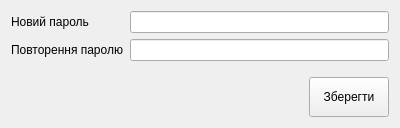
<?xml version="1.0" encoding="UTF-8"?>
<ui version="4.0">
 <class>ChangePasswordForm</class>
 <widget class="QWidget" name="ChangePasswordForm">
  <property name="geometry">
   <rect>
    <x>0</x>
    <y>0</y>
    <width>400</width>
    <height>128</height>
   </rect>
  </property>
  <property name="windowTitle">
   <string>Зміна паролю</string>
  </property>
  <layout class="QVBoxLayout" name="verticalLayout">
   <item>
    <layout class="QFormLayout" name="formLayout">
     <item row="0" column="0">
      <widget class="QLabel" name="label">
       <property name="text">
        <string>Новий пароль</string>
       </property>
      </widget>
     </item>
     <item row="0" column="1">
      <widget class="QLineEdit" name="lineNewPassword">
       <property name="echoMode">
        <enum>QLineEdit::Password</enum>
       </property>
      </widget>
     </item>
     <item row="1" column="0">
      <widget class="QLabel" name="label_2">
       <property name="text">
        <string>Повторення паролю</string>
       </property>
      </widget>
     </item>
     <item row="1" column="1">
      <widget class="QLineEdit" name="lineRepeatNewPassword">
       <property name="echoMode">
        <enum>QLineEdit::Password</enum>
       </property>
      </widget>
     </item>
    </layout>
   </item>
   <item>
    <layout class="QHBoxLayout" name="horizontalLayout">
     <item>
      <spacer name="horizontalSpacer">
       <property name="orientation">
        <enum>Qt::Horizontal</enum>
       </property>
       <property name="sizeHint" stdset="0">
        <size>
         <width>188</width>
         <height>20</height>
        </size>
       </property>
      </spacer>
     </item>
     <item>
      <widget class="QPushButton" name="pushButtonSaveNewPassword">
       <property name="minimumSize">
        <size>
         <width>0</width>
         <height>40</height>
        </size>
       </property>
       <property name="text">
        <string>Зберегти</string>
       </property>
      </widget>
     </item>
    </layout>
   </item>
  </layout>
 </widget>
 <resources/>
 <connections/>
</ui>
